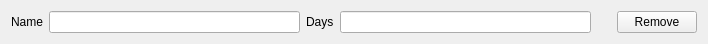
<?xml version="1.0" encoding="UTF-8"?>
<ui version="4.0">
 <class>MonthInYearEntry</class>
 <widget class="QWidget" name="MonthInYearEntry">
  <property name="geometry">
   <rect>
    <x>0</x>
    <y>0</y>
    <width>708</width>
    <height>42</height>
   </rect>
  </property>
  <property name="windowTitle">
   <string>Form</string>
  </property>
  <layout class="QHBoxLayout" name="horizontalLayout">
   <item>
    <widget class="QLabel" name="label">
     <property name="text">
      <string>Name</string>
     </property>
    </widget>
   </item>
   <item>
    <widget class="QLineEdit" name="LineName"/>
   </item>
   <item>
    <widget class="QLabel" name="label_2">
     <property name="text">
      <string>Days</string>
     </property>
    </widget>
   </item>
   <item>
    <widget class="QLineEdit" name="LineDays"/>
   </item>
   <item>
    <spacer name="verticalSpacer">
     <property name="orientation">
      <enum>Qt::Orientation::Vertical</enum>
     </property>
     <property name="sizeHint" stdset="0">
      <size>
       <width>20</width>
       <height>40</height>
      </size>
     </property>
    </spacer>
   </item>
   <item>
    <widget class="QPushButton" name="pushButton">
     <property name="text">
      <string>Remove</string>
     </property>
    </widget>
   </item>
  </layout>
 </widget>
 <resources/>
 <connections/>
</ui>
